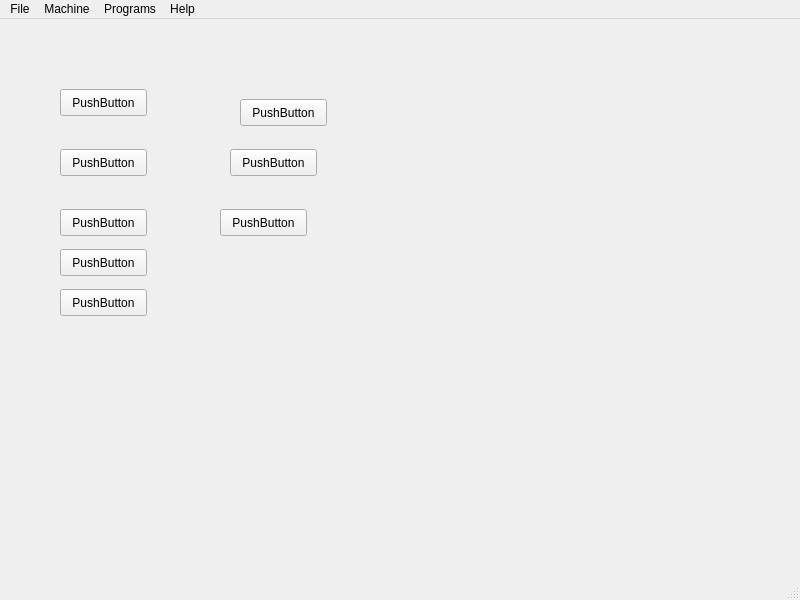
<?xml version="1.0" encoding="UTF-8"?>
<ui version="4.0">
 <class>MainWindow</class>
 <widget class="QMainWindow" name="MainWindow">
  <property name="geometry">
   <rect>
    <x>0</x>
    <y>0</y>
    <width>800</width>
    <height>600</height>
   </rect>
  </property>
  <property name="windowTitle">
   <string>MainWindow</string>
  </property>
  <widget class="QWidget" name="centralwidget">
   <widget class="QPushButton" name="pushButton_1">
    <property name="geometry">
     <rect>
      <x>60</x>
      <y>70</y>
      <width>87</width>
      <height>27</height>
     </rect>
    </property>
    <property name="text">
     <string>PushButton</string>
    </property>
    <property name="checkable">
     <bool>true</bool>
    </property>
    <property name="flash_state" stdset="0">
     <string>checked</string>
    </property>
   </widget>
   <widget class="QPushButton" name="pushButton_2">
    <property name="geometry">
     <rect>
      <x>60</x>
      <y>130</y>
      <width>87</width>
      <height>27</height>
     </rect>
    </property>
    <property name="text">
     <string>PushButton</string>
    </property>
    <property name="checkable">
     <bool>true</bool>
    </property>
    <property name="flash_state" stdset="0">
     <string>checked</string>
    </property>
   </widget>
   <widget class="QPushButton" name="pushButton_3">
    <property name="geometry">
     <rect>
      <x>60</x>
      <y>190</y>
      <width>87</width>
      <height>27</height>
     </rect>
    </property>
    <property name="text">
     <string>PushButton</string>
    </property>
    <property name="checkable">
     <bool>true</bool>
    </property>
    <property name="flash_state" stdset="0">
     <string>checked</string>
    </property>
   </widget>
   <widget class="QPushButton" name="pushButton_4">
    <property name="geometry">
     <rect>
      <x>60</x>
      <y>230</y>
      <width>87</width>
      <height>27</height>
     </rect>
    </property>
    <property name="text">
     <string>PushButton</string>
    </property>
    <property name="checkable">
     <bool>true</bool>
    </property>
    <property name="flash_state" stdset="0">
     <string>checked</string>
    </property>
   </widget>
   <widget class="QPushButton" name="pushButton_5">
    <property name="geometry">
     <rect>
      <x>60</x>
      <y>270</y>
      <width>87</width>
      <height>27</height>
     </rect>
    </property>
    <property name="text">
     <string>PushButton</string>
    </property>
    <property name="checkable">
     <bool>true</bool>
    </property>
    <property name="flash_state" stdset="0">
     <string>checked</string>
    </property>
   </widget>
   <widget class="QPushButton" name="pushButton">
    <property name="geometry">
     <rect>
      <x>240</x>
      <y>80</y>
      <width>87</width>
      <height>27</height>
     </rect>
    </property>
    <property name="text">
     <string>PushButton</string>
    </property>
    <property name="checkable">
     <bool>true</bool>
    </property>
   </widget>
   <widget class="QPushButton" name="pushButton_6">
    <property name="geometry">
     <rect>
      <x>230</x>
      <y>130</y>
      <width>87</width>
      <height>27</height>
     </rect>
    </property>
    <property name="text">
     <string>PushButton</string>
    </property>
    <property name="checkable">
     <bool>true</bool>
    </property>
   </widget>
   <widget class="QPushButton" name="pushButton_7">
    <property name="geometry">
     <rect>
      <x>220</x>
      <y>190</y>
      <width>87</width>
      <height>27</height>
     </rect>
    </property>
    <property name="text">
     <string>PushButton</string>
    </property>
    <property name="checkable">
     <bool>true</bool>
    </property>
   </widget>
  </widget>
  <widget class="QMenuBar" name="menubar">
   <property name="geometry">
    <rect>
     <x>0</x>
     <y>0</y>
     <width>800</width>
     <height>24</height>
    </rect>
   </property>
   <widget class="QMenu" name="menuFile">
    <property name="title">
     <string>File</string>
    </property>
   </widget>
   <widget class="QMenu" name="menuMachine">
    <property name="title">
     <string>Machine</string>
    </property>
   </widget>
   <widget class="QMenu" name="menuPrograms">
    <property name="title">
     <string>Programs</string>
    </property>
   </widget>
   <widget class="QMenu" name="menuHelp">
    <property name="title">
     <string>Help</string>
    </property>
   </widget>
   <addaction name="menuFile"/>
   <addaction name="menuMachine"/>
   <addaction name="menuPrograms"/>
   <addaction name="menuHelp"/>
  </widget>
  <widget class="QStatusBar" name="statusbar"/>
 </widget>
 <resources/>
 <connections/>
</ui>
